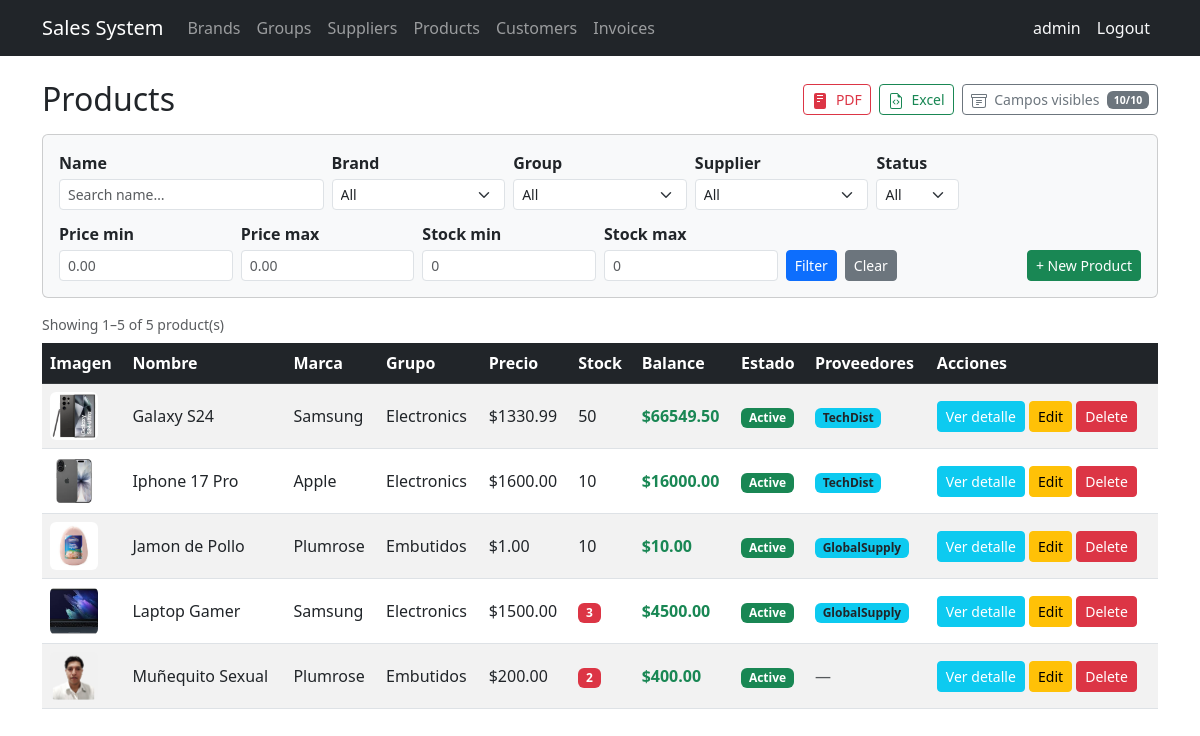
Screenshot of /products/ (signed in) with the database file from the repository.
### billing/models.py (models this page shows, shortened)
class Product(models.Model):
    name = models.CharField(max_length=200, verbose_name='Product Name')
    description = models.TextField(blank=True, null=True)
    brand = models.ForeignKey(Brand, on_delete=models.PROTECT, related_name='products')
    group = models.ForeignKey(ProductGroup, on_delete=models.PROTECT, related_name='products')
    suppliers = models.ManyToManyField(Supplier, related_name='products', blank=True)
    unit_price = models.DecimalField(max_digits=12, decimal_places=2)
    stock = models.IntegerField(default=0)
    image = models.ImageField(upload_to='products/', blank=True, null=True, verbose_name='Image')
    is_active = models.BooleanField(default=True)
    created_at = models.DateTimeField(auto_now_add=True)
    updated_at = models.DateTimeField(auto_now=True)
    class Meta:
        verbose_name = 'Product'
        verbose_name_plural = 'Products'
        ordering = ['name']
    @property
    def balance(self):
        return self.unit_price * self.stock

class Brand(models.Model):
    name = models.CharField(max_length=100, unique=True, verbose_name='Brand Name')
    description = models.TextField(blank=True, null=True)
    is_active = models.BooleanField(default=True)
    created_at = models.DateTimeField(auto_now_add=True)
    updated_at = models.DateTimeField(auto_now=True)
    class Meta:
        verbose_name = 'Brand'
        verbose_name_plural = 'Brands'
        ordering = ['name']

class ProductGroup(models.Model):
    name = models.CharField(max_length=100, unique=True, verbose_name='Group Name')
    is_active = models.BooleanField(default=True)
    created_at = models.DateTimeField(auto_now_add=True)
    updated_at = models.DateTimeField(auto_now=True)
    class Meta:
        verbose_name = 'Product Group'
        verbose_name_plural = 'Product Groups'
        ordering = ['name']

class Supplier(models.Model):
    name = models.CharField(max_length=200, verbose_name='Company Name')
    contact_name = models.CharField(max_length=200, blank=True, null=True)
    email = models.EmailField(blank=True, null=True)
    phone = models.CharField(max_length=20, blank=True, null=True)
    address = models.TextField(blank=True, null=True)
    is_active = models.BooleanField(default=True)
    created_at = models.DateTimeField(auto_now_add=True)
    updated_at = models.DateTimeField(auto_now=True)
    class Meta:
        verbose_name = 'Supplier'
        verbose_name_plural = 'Suppliers'
        ordering = ['name']

### billing/views.py (the view)
# urls.py: path('products/', views.ProductListView.as_view(), name='product_list'),
class ProductListView(LoginRequiredMixin, ExportMixin, ListView):
    model = Product
    template_name = 'billing/product_list.html'
    context_object_name = 'items'
    paginate_by = 10
    export_filename = 'productos'
    export_title = 'Listado de Productos'
    export_fields = [
        ('name',                                      'Nombre'),
        ('brand.name',                                'Marca'),
        ('group.name',                                'Grupo'),
        (lambda o: f"${o.unit_price}",               'Precio'),
        ('stock',                                     'Stock'),
        (lambda o: f"${o.balance:.2f}",              'Balance'),
        (lambda o: 'Activo' if o.is_active else 'Inactivo', 'Estado'),
        (lambda o: ', '.join(s.name for s in o.suppliers.all()), 'Proveedores'),
    ]
    export_fields_map = {
        'name':      ('name',                                      'Nombre'),
        'brand':     ('brand.name',                                'Marca'),
        'group':     ('group.name',                                'Grupo'),
        'price':     (lambda o: f"${o.unit_price}",               'Precio'),
        'stock':     ('stock',                                     'Stock'),
        'balance':   (lambda o: f"${o.balance:.2f}",              'Balance'),
        'status':    (lambda o: 'Activo' if o.is_active else 'Inactivo', 'Estado'),
        'suppliers': (lambda o: ', '.join(s.name for s in o.suppliers.all()), 'Proveedores'),
    }
    def get_queryset(self):
        qs = Product.objects.select_related('brand', 'group').prefetch_related('suppliers')
        g = self.request.GET
        if name := g.get('name', '').strip():
            qs = qs.filter(name__icontains=name)
        if brand := g.get('brand', ''):
            qs = qs.filter(brand_id=brand)
        if group := g.get('group', ''):
            qs = qs.filter(group_id=group)
        if supplier := g.get('supplier', ''):
            qs = qs.filter(suppliers__id=supplier)
        if price_min := g.get('price_min', '').strip():
            qs = qs.filter(unit_price__gte=price_min)
        if price_max := g.get('price_max', '').strip():
            qs = qs.filter(unit_price__lte=price_max)
        if stock_min := g.get('stock_min', '').strip():
            qs = qs.filter(stock__gte=stock_min)
        if stock_max := g.get('stock_max', '').strip():
            qs = qs.filter(stock__lte=stock_max)
        if (is_active := g.get('is_active', '')) in ('true', 'false'):
            qs = qs.filter(is_active=(is_active == 'true'))
        return qs.distinct()
    def get_context_data(self, **kwargs):
        ctx = super().get_context_data(**kwargs)
        ctx['brands'] = Brand.objects.order_by('name')
        ctx['groups'] = ProductGroup.objects.order_by('name')
        ctx['suppliers_list'] = Supplier.objects.order_by('name')
        params = self.request.GET.copy()
        params.pop('page', None)
        ctx['q'] = params
        return ctx

### shared/mixins.py (called while the page is built)
    def get(self, request, *args, **kwargs):
        fmt = request.GET.get('export', '').lower()
        if fmt == 'pdf':
            fields = self._get_active_export_fields(request)
            return self._render_pdf(self.get_queryset(), fields)
        if fmt == 'excel':
            fields = self._get_active_export_fields(request)
            return self._render_excel(self.get_queryset(), fields)
        return super().get(request, *args, **kwargs)

### billing/templates/billing/product_list.html (shortened to what this page needs)
{% extends 'billing/base.html' %}
{% block content %}
<div class="d-flex align-items-center justify-content-between mb-3 flex-wrap gap-2">
  <h2 class="mb-0">Products</h2>
  <div class="d-flex gap-2 flex-wrap">
    <a id="btn-pdf" href="#" class="btn btn-sm btn-outline-danger" title="Descargar PDF">
      <svg xmlns="http://www.w3.org/2000/svg" width="16" height="16" fill="currentColor" class="me-1" viewBox="0 0 16 16">
        <path d="M4 0h8a2 2 0 0 1 2 2v12a2 2 0 0 1-2 2H4a2 2 0 0 1-2-2V2a2 2 0 0 1 2-2zm1 2v1h6V2H5zm0 3v1h6V5H5zm0 3v1h3V8H5z"/>
      </svg>
      PDF
    </a>
    <a id="btn-excel" href="#" class="btn btn-sm btn-outline-success" title="Descargar Excel">
      Excel
    </a>
    <button type="button" class="btn btn-sm btn-outline-secondary" id="btn-cols-toggle"
            data-bs-toggle="modal" data-bs-target="#colsModal" title="Campos visibles">
      Campos visibles
      <span id="col-counter" class="badge bg-secondary ms-1">10/10</span>
    </button>
  </div>
</div>
<form method="get" class="card card-body bg-light mb-3">
  <div class="row g-2 align-items-end">
    <div class="col-12 col-sm-6 col-md-3">
      <label class="form-label fw-semibold mb-1">Name</label>
      <input type="text" name="name" value="{{ q.name }}"
             class="form-control form-control-sm" placeholder="Search name…">
    </div>
    <div class="col-12 col-sm-6 col-md-2">
      <label class="form-label fw-semibold mb-1">Brand</label>
      <select name="brand" class="form-select form-select-sm">
        <option value="">All</option>
      </select>
    </div>
    <div class="col-12 col-sm-6 col-md-2">
      <label class="form-label fw-semibold mb-1">Group</label>
      <select name="group" class="form-select form-select-sm">
        <option value="">All</option>
      </select>
    </div>
    <div class="col-12 col-sm-6 col-md-2">
      <label class="form-label fw-semibold mb-1">Supplier</label>
      <select name="supplier" class="form-select form-select-sm">
        <option value="">All</option>
      </select>
    </div>
    <div class="col-12 col-sm-6 col-md-1">
      <label class="form-label fw-semibold mb-1">Status</label>
      <select name="is_active" class="form-select form-select-sm">
        <option value="">All</option>
      </select>
    </div>
  </div>
  <div class="row g-2 align-items-end mt-1">
    <div class="col-6 col-sm-3 col-md-2">
      <label class="form-label fw-semibold mb-1">Price min</label>
      <input type="number" name="price_min" value="{{ q.price_min }}"
             class="form-control form-control-sm" min="0" step="0.01" placeholder="0.00">
    </div>
    <div class="col-6 col-sm-3 col-md-2">
      <label class="form-label fw-semibold mb-1">Price max</label>
      <input type="number" name="price_max" value="{{ q.price_max }}"
             class="form-control form-control-sm" min="0" step="0.01" placeholder="0.00">
    </div>
    <div class="col-6 col-sm-3 col-md-2">
      <label class="form-label fw-semibold mb-1">Stock min</label>
      <input type="number" name="stock_min" value="{{ q.stock_min }}"
             class="form-control form-control-sm" min="0" step="1" placeholder="0">
    </div>
    <div class="col-6 col-sm-3 col-md-2">
      <label class="form-label fw-semibold mb-1">Stock max</label>
      <input type="number" name="stock_max" value="{{ q.stock_max }}"
             class="form-control form-control-sm" min="0" step="1" placeholder="0">
    </div>
    <div class="col-12 col-sm-6 col-md-4 d-flex gap-2">
      <button type="submit" class="btn btn-sm btn-primary">Filter</button>
      <a href="{% url 'billing:product_list' %}" class="btn btn-sm btn-secondary">Clear</a>
      <a href="{% url 'billing:product_create' %}" class="btn btn-sm btn-success ms-auto">+ New Product</a>
    </div>
  </div>
</form>
<p class="text-muted small mb-2">
  Showing {{ page_obj.start_index }}–{{ page_obj.end_index }} of {{ paginator.count }} product(s)
</p>
<div class="table-responsive">
  <table class="table table-striped table-hover align-middle" id="product-table">
    <thead class="table-dark">
      <tr>
        <th data-col="image">Imagen</th>
        <th data-col="name">Nombre</th>
        <th data-col="brand">Marca</th>
        <th data-col="group">Grupo</th>
        <th data-col="price">Precio</th>
        <th data-col="stock">Stock</th>
        <th data-col="balance">Balance</th>
        <th data-col="status">Estado</th>
        <th data-col="suppliers">Proveedores</th>
        <th data-col="actions">Acciones</th>
      </tr>
    </thead>
    <tbody>
      {% for item in items %}
      <tr>
        <td data-col="image">
          {% if item.image %}
            <img src="{{ item.image.url }}" alt="{{ item.name }}"
                 style="width:48px;height:48px;object-fit:cover;border-radius:6px;">
          {% endif %}
        </td>
        <td data-col="name">{{ item.name }}</td>
        <td data-col="brand">{{ item.brand.name }}</td>
        <td data-col="group">{{ item.group.name }}</td>
        <td data-col="price">${{ item.unit_price }}</td>
        <td data-col="stock">
          {% if item.stock <= 5 %}
            <span class="badge bg-danger">{{ item.stock }}</span>
          {% else %}
            {{ item.stock }}
          {% endif %}
        </td>
        <td data-col="balance" class="fw-semibold text-success">${{ item.balance|floatformat:2 }}</td>
        <td data-col="status">
          {% if item.is_active %}
            <span class="badge bg-success">Active</span>
          {% else %}
            <span class="badge bg-secondary">Inactive</span>
          {% endif %}
        </td>
        <td data-col="suppliers">
          {% for s in item.suppliers.all %}
            <span class="badge bg-info text-dark">{{ s.name }}</span>
          {% empty %}
            <span class="text-muted">—</span>
          {% endfor %}
        </td>
        <td data-col="actions">
          <a href="{% url 'billing:product_detail' item.pk %}" class="btn btn-sm btn-info text-white">Ver detalle</a>
          <a href="{% url 'billing:product_update' item.pk %}" class="btn btn-sm btn-warning">Edit</a>
          <a href="{% url 'billing:product_delete' item.pk %}" class="btn btn-sm btn-danger">Delete</a>
        </td>
      </tr>
      {% empty %}
      <tr><td colspan="100" class="text-center text-muted py-4">No products match the current filters.</td></tr>
      {% endfor %}
    </tbody>
  </table>
</div>
{% endblock %}

### billing/templates/billing/base.html (shortened to what this page needs)
<!DOCTYPE html>
<html lang="es">
<head>
  <link href="https://cdn.jsdelivr.net/npm/bootstrap@5.3.0/dist/css/bootstrap.min.css" rel="stylesheet">
</head>
<body>
<nav class="navbar navbar-expand-lg navbar-dark bg-dark">
  <div class="container">
    <a class="navbar-brand" href="{% url 'billing:home' %}">Sales System</a>
    <div class="collapse navbar-collapse" id="nav">
      <ul class="navbar-nav me-auto">
        {% if user.is_authenticated %}
        <li class="nav-item"><a class="nav-link" href="{% url 'billing:brand_list' %}">Brands</a></li>
        <li class="nav-item"><a class="nav-link" href="{% url 'billing:productgroup_list' %}">Groups</a></li>
        <li class="nav-item"><a class="nav-link" href="{% url 'billing:supplier_list' %}">Suppliers</a></li>
        <li class="nav-item"><a class="nav-link" href="{% url 'billing:product_list' %}">Products</a></li>
        <li class="nav-item"><a class="nav-link" href="{% url 'billing:customer_list' %}">Customers</a></li>
        <li class="nav-item"><a class="nav-link" href="{% url 'billing:invoice_list' %}">Invoices</a></li>
        {% endif %}
      </ul>
      <ul class="navbar-nav">
      {% if user.is_authenticated %}
      <li class="nav-item">
        <span class="nav-link text-light">{{ user.username }}</span>
      </li>
      <li class="nav-item">
        <form method="post" action="{% url 'logout' %}" class="d-inline">
          <button type="submit" class="nav-link btn btn-link text-light"
                  style="text-decoration:none;">Logout</button>
        </form>
      </li>
      {% endif %}
    </ul>
    </div>
  </div>
</nav>
<div class="container mt-4">
  {% block content %}{% endblock %}
</div>
</body>
</html>

### billing/templates/billing/product_list.html (style rules this page uses)
.col-fade { animation: colFadeIn .25s ease; }

### rows the page displays
Product: image (picture), name "Galaxy S24", brand.name "Samsung", group.name "Electronics", unit_price "1330.99", stock "50", balance "66549.50", is_active "Active"
Supplier: name "TechDist"
Product: image (picture), name "Iphone 17 Pro", brand.name "Apple", group.name "Electronics", unit_price "1600.00", stock "10", balance "16000.00", is_active "Active"
Product: image (picture), name "Jamon de Pollo", brand.name "Plumrose", group.name "Embutidos", unit_price "1.00", stock "10", balance "10.00", is_active "Active"
Supplier: name "GlobalSupply"
Product: image (picture), name "Laptop Gamer", brand.name "Samsung", group.name "Electronics", unit_price "1500.00", stock "3", balance "4500.00", is_active "Active"
Product: image (picture), name "Muñequito Sexual", brand.name "Plumrose", group.name "Embutidos", unit_price "200.00", stock "2", balance "400.00", is_active "Active"

### other values shown
{{ user.username }} "admin"
{{ page_obj.start_index }} "1"
{{ page_obj.end_index }} "5"
{{ paginator.count }} "5"
